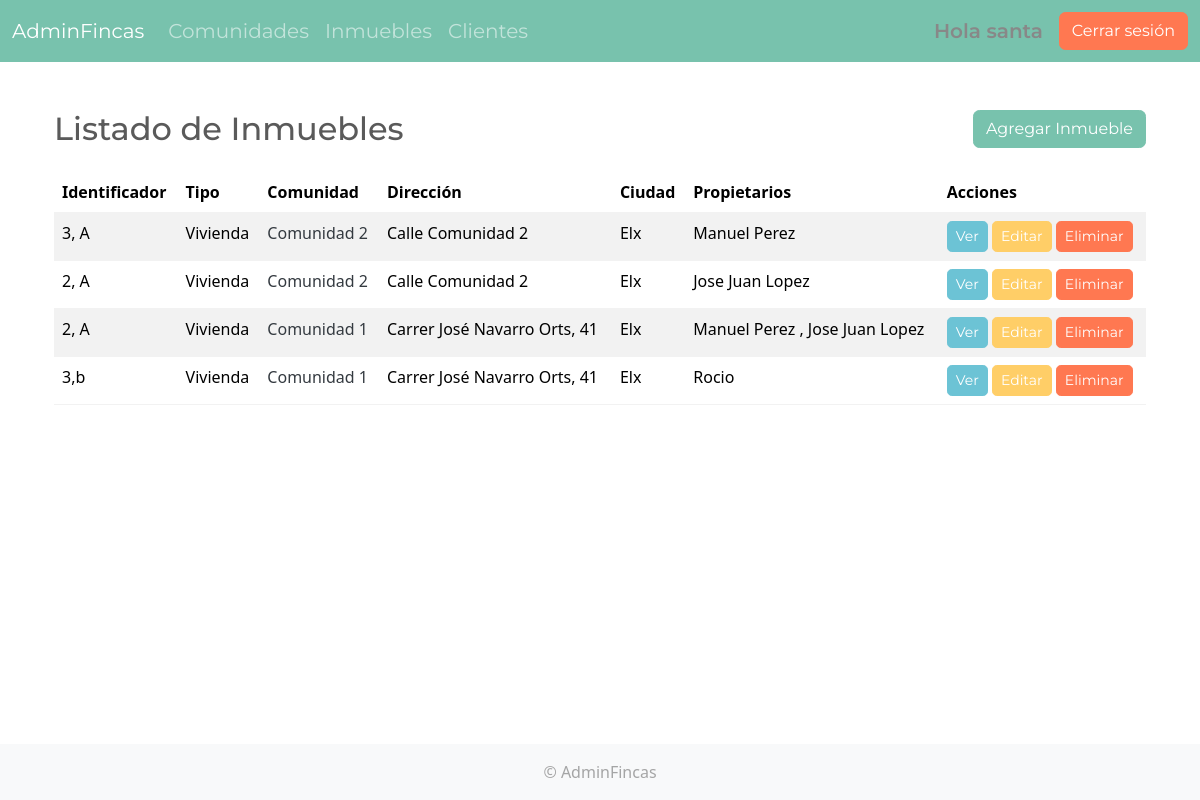
Screenshot of /inmuebles/ (signed in) with the database file from the repository.
### users/models.py (models this page shows, shortened)
class Usuario(AbstractBaseUser, PermissionsMixin):
    TIPO_USUARIO_CHOICES = (
        ('CLIENTE', 'Cliente'),
        ('ADMIN', 'Administrador'),
    )
    username = models.CharField(max_length=150, unique=True, blank=True, null=True)
    email = models.EmailField(unique=True)
    nombre = models.CharField(max_length=100)
    telefono = models.CharField(max_length=20, blank=True)
    is_active = models.BooleanField(default=True)
    tipo_usuario = models.CharField(max_length=10, choices=TIPO_USUARIO_CHOICES, default='CLIENTE')
    is_staff = models.BooleanField(default=False)
    is_superuser = models.BooleanField(default=False)
    objects = UsuarioManager()
    USERNAME_FIELD = 'email'
    REQUIRED_FIELDS = ['nombre']
    @property
    def is_administrador(self):
        return self.tipo_usuario == 'ADMIN'

### core/models.py (models this page shows, shortened)
class Inmueble(models.Model):
    comunidad = models.ForeignKey(Comunidad, related_name='inmuebles', on_delete=models.CASCADE)
    identificador = models.CharField(max_length=100)  # Por ejemplo: "1º A", "Bajo B"
    tipo = models.CharField(max_length=50, choices=[
        ('vivienda', 'Vivienda'),
        ('local', 'Local'),
        ('garaje', 'Garaje'),
        ('trastero', 'Trastero'),
        ('plaza', 'Plaza de garaje'),
    ])
    propietarios = models.ManyToManyField(
            Usuario,
            related_name='inmuebles_propietario', # Nombre inverso para acceder desde Usuario
            blank=True,
            limit_choices_to={'tipo_usuario': 'CLIENTE'} # Opcional: Solo permite seleccionar usuarios de tipo 'CLIENTE'
        )

class Comunidad(models.Model):
    nombre = models.CharField(max_length=255)
    direccion = models.CharField(max_length=255)
    ciudad = models.CharField(max_length=100)
    codigo_postal = models.CharField(max_length=5)
    administradores = models.ManyToManyField(
        Usuario,
        related_name='comunidades_llevadas', # Nombre inverso para acceder desde Usuario
        blank=True,
        limit_choices_to={'tipo_usuario': 'ADMIN'} # Opcional: Solo permite seleccionar usuarios de tipo 'ADMIN'
    )
    class Meta:
        verbose_name_plural = "Comunidades"

### core/views.py (the view)
# urls.py: path('inmuebles/', InmuebleListView.as_view(), name='inmueble_list'),
class InmuebleListView(LoginRequiredMixin, ListView):
    model = Inmueble
    template_name = 'proyecto/inmueble_list.html'
    context_object_name = 'inmuebles'
    login_url = reverse_lazy('login')
    def get_queryset(self):
        if self.request.user.is_authenticated and self.request.user.is_administrador:
            return Inmueble.objects.all()
        elif self.request.user.is_authenticated and self.request.user.tipo_usuario == 'CLIENTE':
            return Inmueble.objects.filter(propietarios=self.request.user)
        return Inmueble.objects.none()

### templates/proyecto/inmueble_list.html (shortened to what this page needs)
{% extends "proyecto/base.html" %}
{% block content %}
    <div class="container mt-4">
        <div class="d-flex justify-content-between align-items-center mb-4">
            <h2 class="mb-0">Listado de Inmuebles</h2>
            {% if user.is_authenticated and user.is_administrador %}
                <a href="{% url 'inmueble_create' %}" class="btn btn-primary">
                    Agregar Inmueble
                </a>
            {% endif %}
        </div>
        <div class="table-responsive">
            <table class="table table-striped table-hover">
                <thead class="bg-primary text-white">
                    <tr>
                        <th scope="col">Identificador</th>
                        <th scope="col">Tipo</th>
                        <th scope="col">Comunidad</th>
                        <th scope="col">Dirección</th>
                        <th scope="col">Ciudad</th>
                        <th scope="col">Propietarios</th>
                        <th scope="col">Acciones</th>
                    </tr>
                </thead>
                <tbody>
                    {% for inmueble in inmuebles %}
                    <tr>
                        <td>{{ inmueble.identificador }}</td>
                        <td>{{ inmueble.get_tipo_display }}</td>
                        <td>
                            {% if inmueble.comunidad %}
                                <a href="{% url 'comunidad_detail' inmueble.comunidad.pk %}" class="text-decoration-none text-dark">
                                    {{ inmueble.comunidad.nombre }}
                                </a>
                            {% else %}
                                N/A
                            {% endif %}
                        </td>
                        <td>
                            {% if inmueble.comunidad %}
                                {{ inmueble.comunidad.direccion }}
                            {% else %}
                                N/A
                            {% endif %}
                        </td>
                        <td>
                            {% if inmueble.comunidad %}
                                {{ inmueble.comunidad.ciudad }}
                            {% else %}
                                N/A
                            {% endif %}
                        </td>
                        <td>
                            {% for propietario in inmueble.propietarios.all %}
                                <span {% if user.is_authenticated and user == propietario %}class="fw-bold text-success"{% endif %}>
                                    {{ propietario.nombre }}
                                </span>{% if not forloop.last %}, {% endif %}
                            {% empty %}
                                Ninguno
                            {% endfor %}
                        </td>
                        <td>
                            {% if user.is_authenticated %}
                                <a href="{% url 'inmueble_detail' inmueble.pk %}" class="btn btn-info btn-sm">Ver</a>
                            {% if user.is_administrador  %}
                                <a href="{% url 'inmueble_update' inmueble.pk %}" class="btn btn-warning btn-sm">Editar</a>
                                <a href="{% url 'inmueble_delete' inmueble.pk %}" class="btn btn-danger btn-sm">Eliminar</a>
                            {% endif %}
                            {% else %}
                                No autorizado
                            {% endif %}
                        </td>
                    </tr>
                    {% empty %}
                    <tr>
                        <td colspan="7" class="text-center">No hay inmuebles registrados aún.</td>
                    </tr>
                    {% endfor %}
                </tbody>
            </table>
        </div>
    </div>
{% endblock %}

### templates/proyecto/base.html (shortened to what this page needs)
<!DOCTYPE html>
<html lang="es">
<head>
    <link rel="stylesheet" href="https://cdn.jsdelivr.net/npm/bootswatch@5.3.3/dist/minty/bootstrap.min.css">
</head>
<body class="d-flex flex-column min-vh-100">
    <nav class="navbar navbar-expand-lg navbar-dark bg-primary">
        {% block header %}
            {% include "proyecto/header.html" %}
        {% endblock header %}
    </nav>
    <div class="container mt-4 main-content">
        {% block content %}
        {% endblock %}
    </div>
    {% block footer %}
        {% include "proyecto/footer.html" %}
    {% endblock footer %}
</body>
</html>

### templates/proyecto/header.html (shortened to what this page needs)
<div class="container-fluid">
            <a class="navbar-brand" href="{% url 'home' %}">AdminFincas</a>
            <div class="collapse navbar-collapse" id="navbarNav">
                <ul class="navbar-nav me-auto mb-2 mb-lg-0">
                    {% if user.is_authenticated %}
                    <li class="nav-item">
                        <a class="nav-link fs-5" href="{% url 'comunidad_list' %}">Comunidades</a>
                    </li>
                    <li class="nav-item">
                        <a class="nav-link fs-5" href="{% url 'inmueble_list' %}">Inmuebles</a>
                    </li>
                    {% if user.is_administrador %}
                    <li class="nav-item">
                        <a class="nav-link fs-5" href="{% url 'usuario_list' %}">Clientes</a>
                    </li>
                    {% endif %}
                    {% endif %}
                </ul>
                <div class="">
                    <ul class="navbar-nav">
                        {% if user.is_authenticated %}
                            <div class="d-flex align-items-center ms-auto">
                                <span class="me-3 fw-semibold fs-5">Hola {{ user.nombre }}</span>
                                <form method="post" action="{% url 'logout' %}">
                                    <button type="submit" class="btn btn-danger">Cerrar sesión</button>
                                </form>
                            </div>
                        {% else %}
                            <div class="d-flex align-items-center ms-auto">
                                <a class="btn btn-light btn-outline-primary me-2" href="{% url 'login' %}">Iniciar sesión</a>
                                <a class="btn btn-dark btn-outline-success" href="{% url 'register' %}">Registrarse</a>
                            </div>
                        {% endif %}
                    </ul>
                </div>
            </div>
        </div>

### templates/proyecto/footer.html
<footer class="footer mt-auto py-3 bg-light">
  <div class="container text-center">
      <span class="text-muted">&copy; {{ current_year }} AdminFincas</span>
  </div>
</footer>

### rows the page displays
Usuario: nombre "santa"
Inmueble: identificador "3, A", tipo "Vivienda", comunidad.nombre "Comunidad 2", comunidad.direccion "Calle Comunidad 2", comunidad.ciudad "Elx"
Usuario: nombre "Manuel Perez"
Inmueble: identificador "2, A", tipo "Vivienda", comunidad.nombre "Comunidad 2", comunidad.direccion "Calle Comunidad 2", comunidad.ciudad "Elx"
Usuario: nombre "Jose Juan Lopez"
Inmueble: identificador "2, A", tipo "Vivienda", comunidad.nombre "Comunidad 1", comunidad.direccion "Carrer José Navarro Orts, 41", comunidad.ciudad "Elx"
Inmueble: identificador "3,b", tipo "Vivienda", comunidad.nombre "Comunidad 1", comunidad.direccion "Carrer José Navarro Orts, 41", comunidad.ciudad "Elx"
Usuario: nombre "Rocio"
